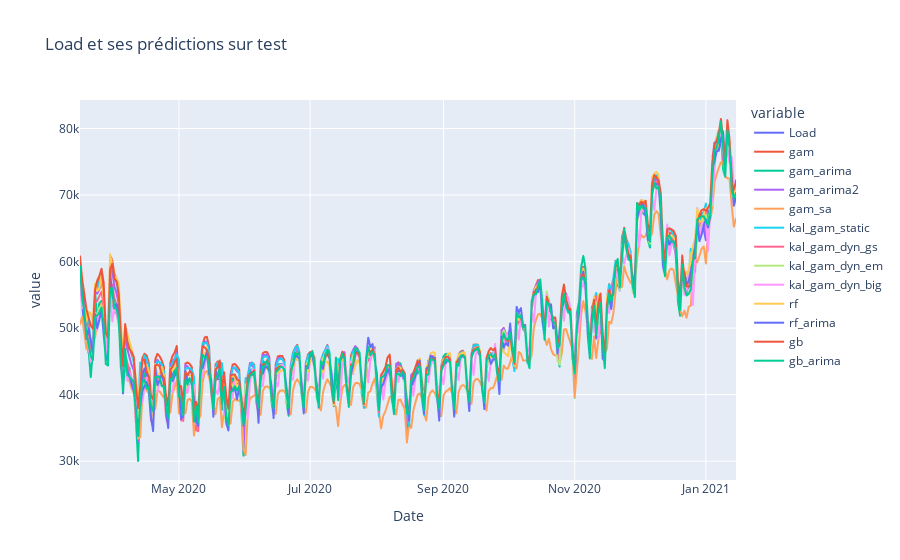

The cell this chart's notebook holds for it:
### Code cell
all_test = data_test.merge(experts, left_index=True, right_index=True)
variables = ['Load','gam', 'gam_arima', 'gam_arima2', 'gam_sa', 'kal_gam_static',
       'kal_gam_dyn_gs', 'kal_gam_dyn_em', 'kal_gam_dyn_big', 'rf', 'rf_arima',
       'gb', 'gb_arima']
px.line(all_test, x='Date', y=variables, title= 'Load et ses prédictions sur test')

### Figure 1 — Plotly figure (JSON) as saved in the notebook; plotly's stock layout.template omitted (floating-point values rounded to 4 significant figures; data arrays with more than 128 entries replaced by an {"elided": "..."} marker saying what was removed)
{"data": [{"hovertemplate": "variable=Load<br>Date=%{x}<br>value=%{y}<extra></extra>", "legendgroup": "Load", "line": {"color": "#636efa", "dash": "solid"}, "marker": {"symbol": "circle"}, "mode": "lines", "name": "Load", "showlegend": true, "type": "scattergl", "x": {"elided": "306 str values"}, "xaxis": "x", "y": {"elided": "306 float values"}, "yaxis": "y"}, {"hovertemplate": "variable=gam<br>Date=%{x}<br>value=%{y}<extra></extra>", "legendgroup": "gam", "line": {"color": "#EF553B", "dash": "solid"}, "marker": {"symbol": "circle"}, "mode": "lines", "name": "gam", "showlegend": true, "type": "scattergl", "x": {"elided": "306 str values"}, "xaxis": "x", "y": {"elided": "306 float values"}, "yaxis": "y"}, {"hovertemplate": "variable=gam_arima<br>Date=%{x}<br>value=%{y}<extra></extra>", "legendgroup": "gam_arima", "line": {"color": "#00cc96", "dash": "solid"}, "marker": {"symbol": "circle"}, "mode": "lines", "name": "gam_arima", "showlegend": true, "type": "scattergl", "x": {"elided": "306 str values"}, "xaxis": "x", "y": {"elided": "306 float values"}, "yaxis": "y"}, {"hovertemplate": "variable=gam_arima2<br>Date=%{x}<br>value=%{y}<extra></extra>", "legendgroup": "gam_arima2", "line": {"color": "#ab63fa", "dash": "solid"}, "marker": {"symbol": "circle"}, "mode": "lines", "name": "gam_arima2", "showlegend": true, "type": "scattergl", "x": {"elided": "306 str values"}, "xaxis": "x", "y": {"elided": "306 float values"}, "yaxis": "y"}, {"hovertemplate": "variable=gam_sa<br>Date=%{x}<br>value=%{y}<extra></extra>", "legendgroup": "gam_sa", "line": {"color": "#FFA15A", "dash": "solid"}, "marker": {"symbol": "circle"}, "mode": "lines", "name": "gam_sa", "showlegend": true, "type": "scattergl", "x": {"elided": "306 str values"}, "xaxis": "x", "y": {"elided": "306 float values"}, "yaxis": "y"}, {"hovertemplate": "variable=kal_gam_static<br>Date=%{x}<br>value=%{y}<extra></extra>", "legendgroup": "kal_gam_static", "line": {"color": "#19d3f3", "dash": "solid"}, "marker": {"symbol": "circle"}, "mode": "lines", "name": "kal_gam_static", "showlegend": true, "type": "scattergl", "x": {"elided": "306 str values"}, "xaxis": "x", "y": {"elided": "306 float values"}, "yaxis": "y"}, {"hovertemplate": "variable=kal_gam_dyn_gs<br>Date=%{x}<br>value=%{y}<extra></extra>", "legendgroup": "kal_gam_dyn_gs", "line": {"color": "#FF6692", "dash": "solid"}, "marker": {"symbol": "circle"}, "mode": "lines", "name": "kal_gam_dyn_gs", "showlegend": true, "type": "scattergl", "x": {"elided": "306 str values"}, "xaxis": "x", "y": {"elided": "306 float values"}, "yaxis": "y"}, {"hovertemplate": "variable=kal_gam_dyn_em<br>Date=%{x}<br>value=%{y}<extra></extra>", "legendgroup": "kal_gam_dyn_em", "line": {"color": "#B6E880", "dash": "solid"}, "marker": {"symbol": "circle"}, "mode": "lines", "name": "kal_gam_dyn_em", "showlegend": true, "type": "scattergl", "x": {"elided": "306 str values"}, "xaxis": "x", "y": {"elided": "306 float values"}, "yaxis": "y"}, {"hovertemplate": "variable=kal_gam_dyn_big<br>Date=%{x}<br>value=%{y}<extra></extra>", "legendgroup": "kal_gam_dyn_big", "line": {"color": "#FF97FF", "dash": "solid"}, "marker": {"symbol": "circle"}, "mode": "lines", "name": "kal_gam_dyn_big", "showlegend": true, "type": "scattergl", "x": {"elided": "306 str values"}, "xaxis": "x", "y": {"elided": "306 float values"}, "yaxis": "y"}, {"hovertemplate": "variable=rf<br>Date=%{x}<br>value=%{y}<extra></extra>", "legendgroup": "rf", "line": {"color": "#FECB52", "dash": "solid"}, "marker": {"symbol": "circle"}, "mode": "lines", "name": "rf", "showlegend": true, "type": "scattergl", "x": {"elided": "306 str values"}, "xaxis": "x", "y": {"elided": "306 float values"}, "yaxis": "y"}, {"hovertemplate": "variable=rf_arima<br>Date=%{x}<br>value=%{y}<extra></extra>", "legendgroup": "rf_arima", "line": {"color": "#636efa", "dash": "solid"}, "marker": {"symbol": "circle"}, "mode": "lines", "name": "rf_arima", "showlegend": true, "type": "scattergl", "x": {"elided": "306 str values"}, "xaxis": "x", "y": {"elided": "306 float values"}, "yaxis": "y"}, {"hovertemplate": "variable=gb<br>Date=%{x}<br>value=%{y}<extra></extra>", "legendgroup": "gb", "line": {"color": "#EF553B", "dash": "solid"}, "marker": {"symbol": "circle"}, "mode": "lines", "name": "gb", "showlegend": true, "type": "scattergl", "x": {"elided": "306 str values"}, "xaxis": "x", "y": {"elided": "306 float values"}, "yaxis": "y"}, {"hovertemplate": "variable=gb_arima<br>Date=%{x}<br>value=%{y}<extra></extra>", "legendgroup": "gb_arima", "line": {"color": "#00cc96", "dash": "solid"}, "marker": {"symbol": "circle"}, "mode": "lines", "name": "gb_arima", "showlegend": true, "type": "scattergl", "x": {"elided": "306 str values"}, "xaxis": "x", "y": {"elided": "306 float values"}, "yaxis": "y"}], "layout": {"legend": {"title": {"text": "variable"}, "tracegroupgap": 0}, "title": {"text": "Load et ses prédictions sur test"}, "xaxis": {"anchor": "y", "domain": [0, 1], "title": {"text": "Date"}}, "yaxis": {"anchor": "x", "domain": [0, 1], "title": {"text": "value"}}}}
